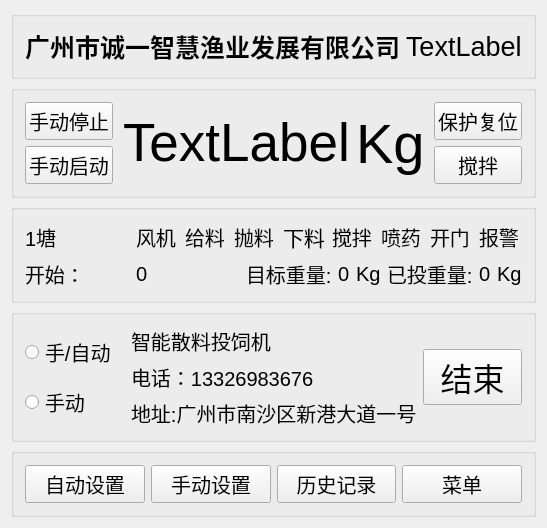
<?xml version="1.0" encoding="UTF-8"?>
<ui version="4.0">
 <class>Widget</class>
 <widget class="QWidget" name="Widget">
  <property name="geometry">
   <rect>
    <x>0</x>
    <y>0</y>
    <width>473</width>
    <height>369</height>
   </rect>
  </property>
  <property name="windowTitle">
   <string>Widget</string>
  </property>
  <layout class="QGridLayout" name="gridLayout_6">
   <item row="0" column="0">
    <widget class="QGroupBox" name="groupBox">
     <property name="title">
      <string/>
     </property>
     <layout class="QGridLayout" name="gridLayout">
      <item row="0" column="0">
       <widget class="QLabel" name="label_Name">
        <property name="font">
         <font>
          <pointsize>19</pointsize>
          <weight>75</weight>
          <bold>true</bold>
         </font>
        </property>
        <property name="text">
         <string>广州市诚一智慧渔业发展有限公司</string>
        </property>
       </widget>
      </item>
      <item row="0" column="1">
       <spacer name="horizontalSpacer">
        <property name="orientation">
         <enum>Qt::Horizontal</enum>
        </property>
        <property name="sizeHint" stdset="0">
         <size>
          <width>51</width>
          <height>20</height>
         </size>
        </property>
       </spacer>
      </item>
      <item row="0" column="2">
       <widget class="QLabel" name="label_date">
        <property name="font">
         <font>
          <pointsize>20</pointsize>
         </font>
        </property>
        <property name="text">
         <string>TextLabel</string>
        </property>
       </widget>
      </item>
     </layout>
    </widget>
   </item>
   <item row="1" column="0">
    <widget class="QGroupBox" name="groupBox_2">
     <property name="title">
      <string/>
     </property>
     <layout class="QGridLayout" name="gridLayout_2">
      <item row="0" column="0">
       <layout class="QVBoxLayout" name="verticalLayout_2">
        <item>
         <widget class="QPushButton" name="btn_Stop">
          <property name="font">
           <font>
            <pointsize>15</pointsize>
           </font>
          </property>
          <property name="text">
           <string>手动停止</string>
          </property>
         </widget>
        </item>
        <item>
         <widget class="QPushButton" name="btn_Start">
          <property name="font">
           <font>
            <pointsize>15</pointsize>
           </font>
          </property>
          <property name="text">
           <string>手动启动</string>
          </property>
         </widget>
        </item>
       </layout>
      </item>
      <item row="0" column="1">
       <spacer name="horizontalSpacer_3">
        <property name="orientation">
         <enum>Qt::Horizontal</enum>
        </property>
        <property name="sizeHint" stdset="0">
         <size>
          <width>15</width>
          <height>20</height>
         </size>
        </property>
       </spacer>
      </item>
      <item row="0" column="2">
       <layout class="QHBoxLayout" name="horizontalLayout">
        <item>
         <widget class="QLabel" name="label">
          <property name="font">
           <font>
            <pointsize>40</pointsize>
           </font>
          </property>
          <property name="text">
           <string>TextLabel</string>
          </property>
         </widget>
        </item>
        <item>
         <widget class="QLabel" name="label_Kg">
          <property name="font">
           <font>
            <pointsize>42</pointsize>
           </font>
          </property>
          <property name="text">
           <string>Kg</string>
          </property>
         </widget>
        </item>
       </layout>
      </item>
      <item row="0" column="3">
       <spacer name="horizontalSpacer_2">
        <property name="orientation">
         <enum>Qt::Horizontal</enum>
        </property>
        <property name="sizeHint" stdset="0">
         <size>
          <width>13</width>
          <height>20</height>
         </size>
        </property>
       </spacer>
      </item>
      <item row="0" column="4">
       <layout class="QVBoxLayout" name="verticalLayout">
        <item>
         <widget class="QPushButton" name="btn_Reset">
          <property name="font">
           <font>
            <pointsize>15</pointsize>
           </font>
          </property>
          <property name="text">
           <string>保护复位</string>
          </property>
         </widget>
        </item>
        <item>
         <widget class="QPushButton" name="pushButton_4">
          <property name="font">
           <font>
            <pointsize>15</pointsize>
           </font>
          </property>
          <property name="text">
           <string>搅拌</string>
          </property>
         </widget>
        </item>
       </layout>
      </item>
     </layout>
    </widget>
   </item>
   <item row="2" column="0">
    <widget class="QGroupBox" name="groupBox_3">
     <property name="title">
      <string/>
     </property>
     <layout class="QGridLayout" name="gridLayout_5">
      <item row="0" column="0">
       <widget class="QLabel" name="label_5">
        <property name="font">
         <font>
          <pointsize>15</pointsize>
         </font>
        </property>
        <property name="text">
         <string>1塘</string>
        </property>
       </widget>
      </item>
      <item row="0" column="1" colspan="3">
       <layout class="QHBoxLayout" name="horizontalLayout_2">
        <item>
         <widget class="QLabel" name="label_7">
          <property name="font">
           <font>
            <pointsize>15</pointsize>
           </font>
          </property>
          <property name="text">
           <string>风机</string>
          </property>
         </widget>
        </item>
        <item>
         <widget class="QLabel" name="label_8">
          <property name="font">
           <font>
            <pointsize>15</pointsize>
           </font>
          </property>
          <property name="text">
           <string>给料</string>
          </property>
         </widget>
        </item>
        <item>
         <widget class="QLabel" name="label_9">
          <property name="font">
           <font>
            <pointsize>15</pointsize>
           </font>
          </property>
          <property name="text">
           <string>抛料</string>
          </property>
         </widget>
        </item>
        <item>
         <widget class="QLabel" name="label_10">
          <property name="font">
           <font>
            <pointsize>16</pointsize>
           </font>
          </property>
          <property name="text">
           <string>下料</string>
          </property>
         </widget>
        </item>
        <item>
         <widget class="QLabel" name="label_11">
          <property name="font">
           <font>
            <pointsize>15</pointsize>
           </font>
          </property>
          <property name="text">
           <string>搅拌</string>
          </property>
         </widget>
        </item>
        <item>
         <widget class="QLabel" name="label_12">
          <property name="font">
           <font>
            <pointsize>15</pointsize>
           </font>
          </property>
          <property name="text">
           <string>喷药</string>
          </property>
         </widget>
        </item>
        <item>
         <widget class="QLabel" name="label_13">
          <property name="font">
           <font>
            <pointsize>15</pointsize>
           </font>
          </property>
          <property name="text">
           <string>开门</string>
          </property>
         </widget>
        </item>
        <item>
         <widget class="QLabel" name="label_14">
          <property name="font">
           <font>
            <pointsize>15</pointsize>
           </font>
          </property>
          <property name="text">
           <string>报警</string>
          </property>
         </widget>
        </item>
       </layout>
      </item>
      <item row="1" column="0" colspan="2">
       <layout class="QHBoxLayout" name="horizontalLayout_5">
        <item>
         <widget class="QLabel" name="label_6">
          <property name="font">
           <font>
            <pointsize>15</pointsize>
           </font>
          </property>
          <property name="text">
           <string>开始：</string>
          </property>
         </widget>
        </item>
        <item>
         <widget class="QLabel" name="label_time_2">
          <property name="font">
           <font>
            <pointsize>15</pointsize>
           </font>
          </property>
          <property name="text">
           <string>0</string>
          </property>
         </widget>
        </item>
       </layout>
      </item>
      <item row="1" column="2">
       <layout class="QHBoxLayout" name="horizontalLayout_3">
        <item>
         <widget class="QLabel" name="label_16">
          <property name="font">
           <font>
            <pointsize>15</pointsize>
           </font>
          </property>
          <property name="text">
           <string>目标重量:</string>
          </property>
         </widget>
        </item>
        <item>
         <widget class="QLabel" name="label_17">
          <property name="font">
           <font>
            <pointsize>15</pointsize>
           </font>
          </property>
          <property name="text">
           <string>0</string>
          </property>
         </widget>
        </item>
        <item>
         <widget class="QLabel" name="label_18">
          <property name="font">
           <font>
            <pointsize>15</pointsize>
           </font>
          </property>
          <property name="text">
           <string>Kg</string>
          </property>
         </widget>
        </item>
       </layout>
      </item>
      <item row="1" column="3">
       <layout class="QHBoxLayout" name="horizontalLayout_4">
        <item>
         <widget class="QLabel" name="label_19">
          <property name="font">
           <font>
            <pointsize>15</pointsize>
           </font>
          </property>
          <property name="text">
           <string>已投重量:</string>
          </property>
         </widget>
        </item>
        <item>
         <widget class="QLabel" name="label_20">
          <property name="font">
           <font>
            <pointsize>15</pointsize>
           </font>
          </property>
          <property name="text">
           <string>0</string>
          </property>
         </widget>
        </item>
        <item>
         <widget class="QLabel" name="label_21">
          <property name="font">
           <font>
            <pointsize>15</pointsize>
           </font>
          </property>
          <property name="text">
           <string>Kg</string>
          </property>
         </widget>
        </item>
       </layout>
      </item>
     </layout>
    </widget>
   </item>
   <item row="3" column="0">
    <widget class="QGroupBox" name="groupBox_4">
     <property name="title">
      <string/>
     </property>
     <layout class="QGridLayout" name="gridLayout_4">
      <item row="0" column="0">
       <layout class="QVBoxLayout" name="verticalLayout_4">
        <item>
         <widget class="QRadioButton" name="rbtn_Auto">
          <property name="font">
           <font>
            <pointsize>15</pointsize>
           </font>
          </property>
          <property name="text">
           <string>手/自动</string>
          </property>
         </widget>
        </item>
        <item>
         <widget class="QRadioButton" name="radioButton_2">
          <property name="font">
           <font>
            <pointsize>15</pointsize>
           </font>
          </property>
          <property name="text">
           <string>手动</string>
          </property>
         </widget>
        </item>
       </layout>
      </item>
      <item row="0" column="1">
       <layout class="QVBoxLayout" name="verticalLayout_3">
        <item>
         <widget class="QLabel" name="label_2">
          <property name="font">
           <font>
            <pointsize>15</pointsize>
           </font>
          </property>
          <property name="text">
           <string>智能散料投饲机</string>
          </property>
         </widget>
        </item>
        <item>
         <widget class="QLabel" name="label_3">
          <property name="font">
           <font>
            <pointsize>15</pointsize>
           </font>
          </property>
          <property name="text">
           <string>电话：13326983676</string>
          </property>
         </widget>
        </item>
        <item>
         <widget class="QLabel" name="label_4">
          <property name="font">
           <font>
            <pointsize>15</pointsize>
           </font>
          </property>
          <property name="text">
           <string>地址:广州市南沙区新港大道一号</string>
          </property>
         </widget>
        </item>
       </layout>
      </item>
      <item row="0" column="2">
       <widget class="QPushButton" name="pushButton">
        <property name="font">
         <font>
          <pointsize>24</pointsize>
         </font>
        </property>
        <property name="text">
         <string>结束</string>
        </property>
       </widget>
      </item>
     </layout>
    </widget>
   </item>
   <item row="4" column="0">
    <widget class="QGroupBox" name="groupBox_5">
     <property name="title">
      <string/>
     </property>
     <layout class="QGridLayout" name="gridLayout_3">
      <item row="0" column="0">
       <widget class="QPushButton" name="btn_Auto">
        <property name="font">
         <font>
          <pointsize>15</pointsize>
         </font>
        </property>
        <property name="text">
         <string>自动设置</string>
        </property>
       </widget>
      </item>
      <item row="0" column="1">
       <widget class="QPushButton" name="btn_Manual">
        <property name="font">
         <font>
          <pointsize>15</pointsize>
         </font>
        </property>
        <property name="text">
         <string>手动设置</string>
        </property>
       </widget>
      </item>
      <item row="0" column="2">
       <widget class="QPushButton" name="btn_History">
        <property name="font">
         <font>
          <pointsize>15</pointsize>
         </font>
        </property>
        <property name="text">
         <string>历史记录</string>
        </property>
       </widget>
      </item>
      <item row="0" column="3">
       <widget class="QPushButton" name="btn_Meun">
        <property name="font">
         <font>
          <pointsize>15</pointsize>
         </font>
        </property>
        <property name="text">
         <string>菜单</string>
        </property>
       </widget>
      </item>
     </layout>
    </widget>
   </item>
  </layout>
 </widget>
 <layoutdefault spacing="6" margin="11"/>
 <resources/>
 <connections/>
</ui>
